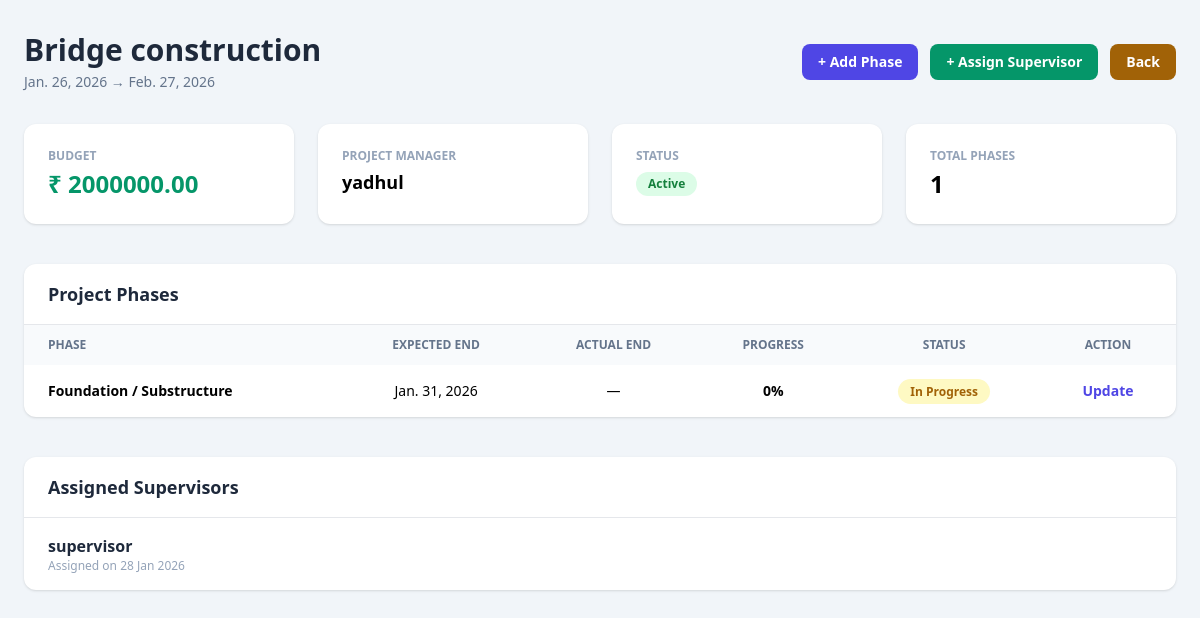
/construction/project/1/ (signed in), run on an earlier commit of the app's database.
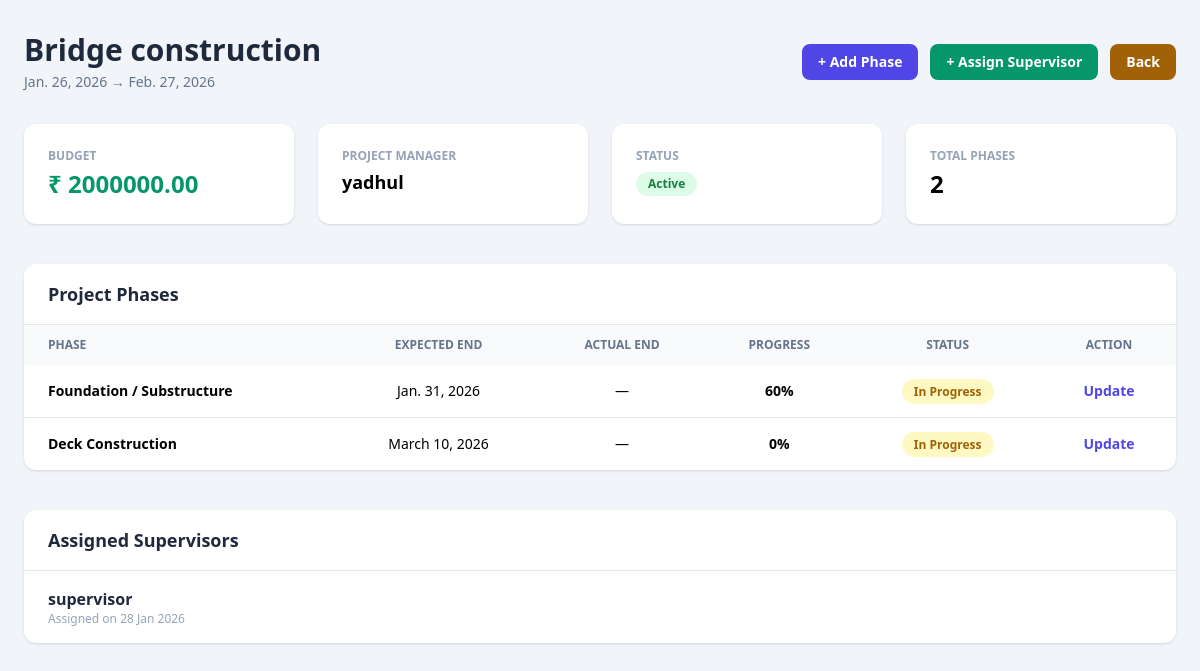
And on a later commit of the database.
### construction/models.py (models this page shows, shortened)
class Project(models.Model):
    name = models.CharField(max_length=200)
    created_by = models.ForeignKey(
        User,
        on_delete=models.SET_NULL,
        null=True,
        related_name='created_projects'
    )
    manager = models.ForeignKey(
        User,
        on_delete=models.PROTECT,
        related_name='managed_projects',
        limit_choices_to={'role__name': 'Project Manager'}
    )
    start_date = models.DateField()
    end_date = models.DateField()
    budget = models.DecimalField(max_digits=15, decimal_places=2)
    is_active = models.BooleanField(default=True)
    created_at = models.DateTimeField(auto_now_add=True)

class ProjectPhase(models.Model):
    project = models.ForeignKey(
        Project,
        on_delete=models.CASCADE,
        related_name='phases'
    )
    phase_name = models.CharField(max_length=100)
    progress = models.PositiveIntegerField(default=0)
    expected_end = models.DateField()
    actual_end = models.DateField(null=True, blank=True)

class ProjectSupervisor(models.Model):
    project = models.ForeignKey(Project, on_delete=models.CASCADE)
    supervisor = models.ForeignKey(
        User,
        on_delete=models.CASCADE,
        limit_choices_to={'role__name': 'Supervisor'}
    )
    assigned_at = models.DateTimeField(auto_now_add=True)
    class Meta:
        unique_together = ('project', 'supervisor')

### accounts/models.py (models this page shows)
class User(AbstractUser):
    role = models.ForeignKey(
        Role,
        on_delete=models.PROTECT,
        null=True,
        blank=True
    )
    created_by = models.ForeignKey(
        'self',
        null=True,
        blank=True,
        on_delete=models.SET_NULL,
        related_name='created_users'
    )
    created_at = models.DateTimeField(auto_now_add=True)

### construction/views.py (the view)
# urls.py: path('project/<int:project_id>/', views.project_detail, name='project_detail'),
@login_required
def project_detail(request, project_id):
    project = Project.objects.get(id=project_id)
    phases = project.phases.all()
    supervisors = ProjectSupervisor.objects.filter(project=project)
    return render(request, 'construction/project_detail.html', {
        'project': project,
        'phases': phases,
        'supervisors': supervisors,
    })

### construction/templates/construction/project_detail.html (shortened to what this page needs)
<!DOCTYPE html>
<html lang="en">
<head>
    <script src="https://cdn.tailwindcss.com"></script>
</head>
<body class="bg-slate-100 min-h-screen">
<div class="max-w-7xl mx-auto px-6 py-8">
    <div class="flex flex-col md:flex-row justify-between md:items-center gap-4 mb-8">
        <div>
            <h1 class="text-3xl font-extrabold text-slate-800">
                {{ project.name }}
            </h1>
            <p class="text-sm text-slate-500 mt-1">
                {{ project.start_date }} → {{ project.end_date }}
            </p>
        </div>
        <div class="flex gap-3">
            <a href="{% url 'construction:add_phase' project.id %}"
               class="px-4 py-2 bg-indigo-600 text-white rounded-lg text-sm font-semibold hover:bg-indigo-700">
                + Add Phase
            </a>
            <a href="{% url 'construction:assign_supervisor' project.id %}"
               class="px-4 py-2 bg-emerald-600 text-white rounded-lg text-sm font-semibold hover:bg-emerald-700">
                + Assign Supervisor
            </a>
            <a href="{% url 'construction:construction_home' %}"
               class="px-4 py-2 bg-yellow-700 text-white rounded-lg text-sm font-semibold hover:bg-yellow-700">
                Back
            </a>
        </div>
    </div>
    <div class="grid grid-cols-1 md:grid-cols-4 gap-6 mb-10">
        <div class="bg-white p-6 rounded-xl shadow">
            <p class="text-xs uppercase text-slate-400 font-bold">Budget</p>
            <p class="text-2xl font-bold text-emerald-600 mt-1">
                ₹ {{ project.budget }}
            </p>
        </div>
        <div class="bg-white p-6 rounded-xl shadow">
            <p class="text-xs uppercase text-slate-400 font-bold">Project Manager</p>
            <p class="text-lg font-semibold mt-1">
                {{ project.manager.username }}
            </p>
        </div>
        <div class="bg-white p-6 rounded-xl shadow">
            <p class="text-xs uppercase text-slate-400 font-bold">Status</p>
            <span class="inline-block mt-2 px-3 py-1 rounded-full text-xs font-bold
                {% if project.is_active %}
                    bg-green-100 text-green-700
                {% else %}
                    bg-red-100 text-red-700
                {% endif %}
            ">
                {% if project.is_active %} Active {% else %} Inactive {% endif %}
            </span>
        </div>
        <div class="bg-white p-6 rounded-xl shadow">
            <p class="text-xs uppercase text-slate-400 font-bold">Total Phases</p>
            <p class="text-2xl font-bold mt-1">
                {{ project.phases.count }}
            </p>
        </div>
    </div>
    <div class="bg-white rounded-xl shadow mb-10">
        <div class="px-6 py-4 border-b">
            <h2 class="text-lg font-bold text-slate-800">
                Project Phases
            </h2>
        </div>
        <div class="overflow-x-auto">
            <table class="w-full text-sm">
                <thead class="bg-slate-50 text-xs uppercase text-slate-500 font-bold">
                    <tr>
                        <th class="px-6 py-3 text-left">Phase</th>
                        <th class="px-6 py-3 text-center">Expected End</th>
                        <th class="px-6 py-3 text-center">Actual End</th>
                        <th class="px-6 py-3 text-center">Progress</th>
                        <th class="px-6 py-3 text-center">Status</th>
                        <th class="px-6 py-3 text-center">Action</th>
                    </tr>
                </thead>
                <tbody class="divide-y">
                    {% for phase in phases %}
                    <tr class="hover:bg-slate-50">
                        <td class="px-6 py-4 font-semibold">
                            {{ phase.phase_name }}
                        </td>
                        <td class="px-6 py-4 text-center">
                            {{ phase.expected_end }}
                        </td>
                        <td class="px-6 py-4 text-center">
                            {{ phase.actual_end|default:"—" }}
                        </td>
                        <td class="px-6 py-4 text-center font-bold">
                            {{ phase.progress }}%
                        </td>
                        <td class="px-6 py-4 text-center">
                            {% if phase.actual_end and phase.actual_end > phase.expected_end %}
                                <span class="px-3 py-1 rounded-full bg-red-100 text-red-700 text-xs font-bold">
                                    Delayed
                                </span>
                            {% elif phase.progress == 100 %}
                                <span class="px-3 py-1 rounded-full bg-green-100 text-green-700 text-xs font-bold">
                                    Completed
                                </span>
                            {% else %}
                                <span class="px-3 py-1 rounded-full bg-yellow-100 text-yellow-700 text-xs font-bold">
                                    In Progress
                                </span>
                            {% endif %}
                        </td>
                        <td class="px-6 py-4 text-center">
                            <a href="{% url 'construction:update_phase' phase.id %}"
                               class="text-indigo-600 font-bold hover:underline">
                                Update
                            </a>
                        </td>
                    </tr>
                    {% empty %}
                    <tr>
                        <td colspan="6" class="px-6 py-6 text-center text-slate-400">
                            No phases added yet.
                        </td>
                    </tr>
                    {% endfor %}
                </tbody>
            </table>
        </div>
    </div>
    <div class="bg-white rounded-xl shadow">
        <div class="px-6 py-4 border-b">
            <h2 class="text-lg font-bold text-slate-800">
                Assigned Supervisors
            </h2>
        </div>
        <ul class="divide-y">
            {% for ps in supervisors %}
            <li class="px-6 py-4 flex justify-between items-center">
                <div>
                    <p class="font-semibold text-slate-800">
                        {{ ps.supervisor.username }}
                    </p>
                    <p class="text-xs text-slate-400">
                        Assigned on {{ ps.assigned_at|date:"d M Y" }}
                    </p>
                </div>
            </li>
            {% empty %}
            <li class="px-6 py-6 text-center text-slate-400">
                No supervisors assigned yet.
            </li>
            {% endfor %}
        </ul>
    </div>
</div>
</body>
</html>

What changed in the data, as far as the page shows it:
computed for Project "Bridge construction": phases.count "1" → "2"
changed ProjectPhase "Foundation / Substructure": progress "0" → "60"
added ProjectPhase: phase_name "Deck Construction", expected_end "March 10, 2026", actual_end "—", progress "0", shows "In Progress"
